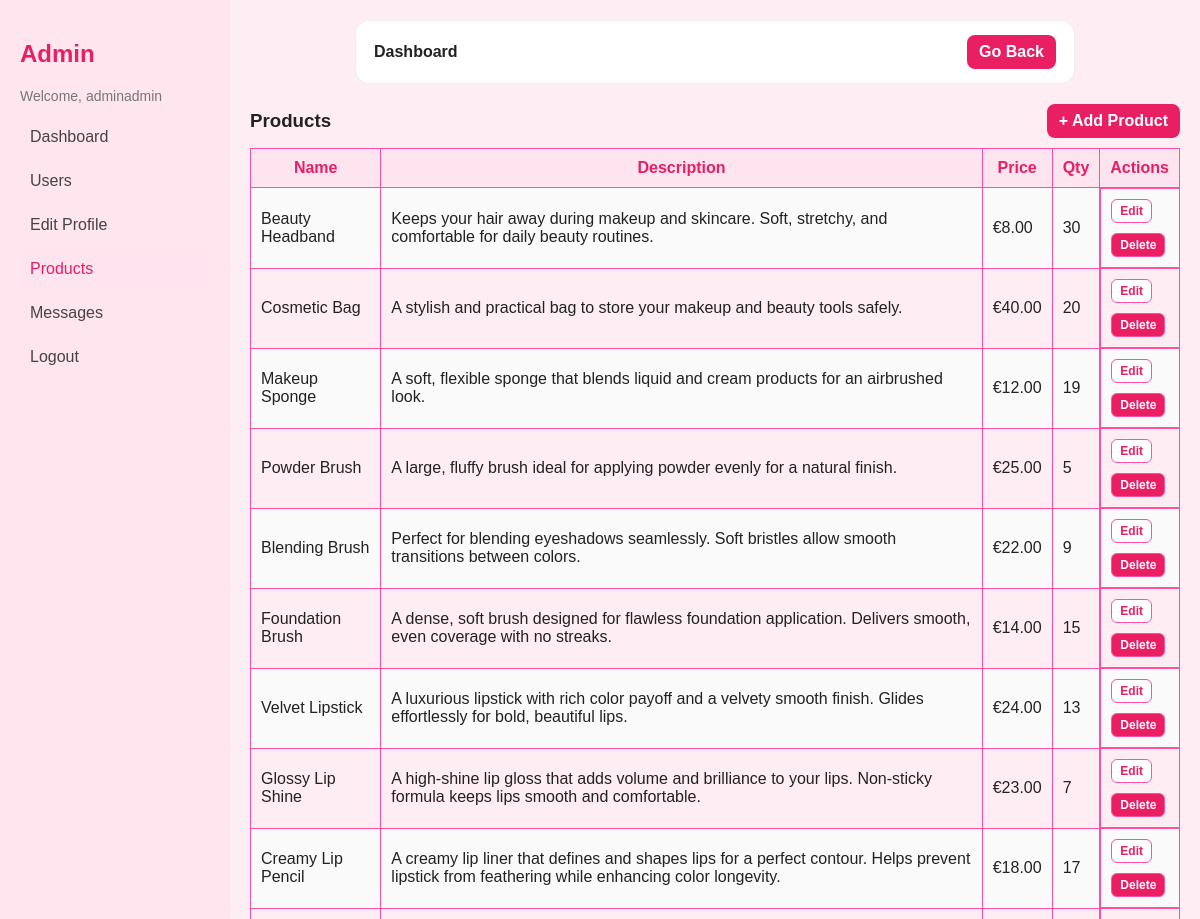
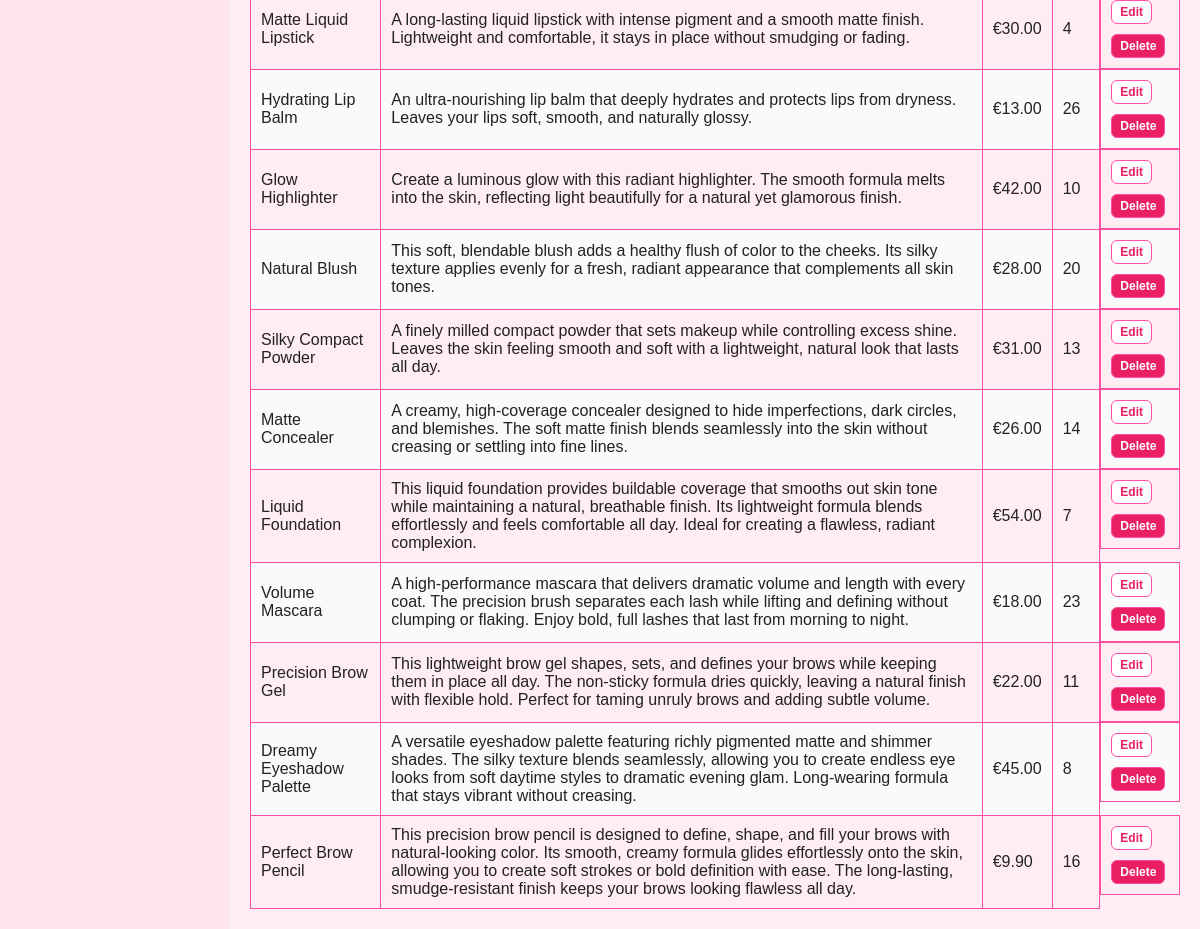
The app's page /admin/dashboard.php?page=products (signed in) with its own data (2 pictures, top to bottom).
### tables this page shows
CREATE TABLE `products` (
  `id` int(11) NOT NULL,
  `name` varchar(150) NOT NULL,
  `description` text NOT NULL,
  `price` decimal(10,2) NOT NULL,
  `sale_price` decimal(10,2) DEFAULT NULL,
  `quantity` int(11) NOT NULL,
  `created_at` timestamp NOT NULL DEFAULT current_timestamp(),
  `category` varchar(40) NOT NULL DEFAULT 'all',
  `image` varchar(255) NOT NULL DEFAULT 'img/default-product.png',
  `alt` varchar(150) NOT NULL DEFAULT 'Product image'
);

### repositories/ProductRepository.php (called while the page is built, shortened)
<?php
class ProductRepository implements IProductRepository {
    private PDO $conn;
    private string $table = "products";
    public function __construct(PDO $conn) {
        $this->conn = $conn;
    }
    public function getAll(): array {
    $sql = "SELECT id, name, category, image, alt, price, sale_price, quantity, description
            FROM {$this->table}
            ORDER BY id DESC";
    $stmt = $this->conn->prepare($sql);
    $stmt->execute();
    return $stmt->fetchAll();
    }
}

### admin/dashboard.php (the view, shortened to what this page needs)
<?php
    $db = new Database();
    $conn = $db->getConnection();
    $userModel = new User($conn);
    $users = $userModel->getAllUsers();
    $page = $_GET["page"] ?? "users";
    $adminName = $_SESSION["username"] ?? "admin";
    $stmt = $conn->prepare("SELECT COUNT(*) FROM contact_messages");
    $stmt->execute();
    $messagesCount = (int)$stmt->fetchColumn();
    $stmt = $conn->prepare("SELECT COUNT(*) FROM products");
    $stmt->execute();
    $productsCount = (int)$stmt->fetchColumn();
    require_once __DIR__ . "/../repositories/ProductRepository.php";
    $productRepo = new ProductRepository($conn);
    $products = [];
    if ($page === "products") {
      $products = $productRepo->getAll();
    }
?>
<!DOCTYPE html>
<html lang="en">
<head>
<link rel="stylesheet" href="dashboard.css">
</head>
<body class="admin-body">
<div class="layout">
  <aside class="sidebar">
    <h2>Admin</h2>
    <p class="welcome">Welcome, <?= htmlspecialchars($adminName) ?></p>
    <nav>
      <a class="<?= $page==='dashboard'?'active':'' ?>" href="?page=dashboard">Dashboard</a>
      <a class="<?= $page==='users'?'active':'' ?>" href="?page=users">Users</a>
      <a class="<?= $page==='profile'?'active':'' ?>" href="?page=profile">Edit Profile</a>
      <a class="<?= $page==='products'?'active':'' ?>" href="?page=products">Products</a>
      <a class="<?= $page==='messages'?'active':'' ?>" href="?page=messages">Messages</a>
      <a href="../logout.php">Logout</a>
    </nav>
  </aside>
  <main class="content">
    <header class="topbar"><span>Dashboard</span>
        <a class="btn-back" href="../index.php">Go Back</a>
    </header>
    <?php if ($page === "dashboard"): ?>
        <h3>Overview</h3>
        <div style="display:flex;gap:12px;">
            <div class="card">Total users: <b><?= count($users) ?></b></div>
            <div class="card">Total messages: <b><?= $messagesCount ?></b></div>
            <div class="card">Total products: <b><?= $productsCount ?></b></div>
        </div>
    <?php elseif ($page === "products"): ?>
  <div style="display:flex;align-items:center;justify-content:space-between;gap:12px;">
    <h3 style="margin:0;">Products</h3>
    <a class="btn-back" href="products/add.php">+ Add Product</a>
  </div>
  <table>
    <tr>
      <th>Name</th><th>Description</th><th>Price</th><th>Qty</th><th>Actions</th>
    </tr>
    <?php foreach ($products as $p): ?>
      <tr>
        <td><?= htmlspecialchars($p["name"]) ?></td>
        <td><?= htmlspecialchars($p["description"]) ?></td>
        <td>€<?= htmlspecialchars($p["price"]) ?></td>
        <td><?= (int)$p["quantity"] ?></td>
        <td class="actions">
          <a id="product-edit-<?= (int)$p["id"] ?>" class="btn-edit action-edit"
            href="products/edit.php?id=<?= (int)$p["id"] ?>">Edit</a>
          <button id="product-delete-<?= (int)$p["id"] ?>" class="btn-delete action-delete"
          type="submit" onclick="return confirm('Delete this product?')">
          Delete
          </button>
        </td>
      </tr>
    <?php endforeach; ?>
  </table>
<?php endif; ?>
  </main>
</div>
</body>
</html>

### admin/dashboard.css (style rules this page uses)
* { box-sizing:border-box;font-family: 'Verdana' , sans-serif; }
.admin-body { margin:0; background:#ffedf4; color:#222; font-family: 'Verdana' , sans-serif; }
.layout { display:flex;min-height:100vh }
.sidebar { width:230px; background:#fee5ee; padding:20px; border-right:1px solid #eee; }
.sidebar h2 { color:#e91e63 }
.sidebar .welcome { font-size:14px;color:#777 }
.sidebar nav a { display:block; padding:10px; margin:6px 0; color:#444; text-decoration:none; border-radius:6px; }
.sidebar nav a:hover, .sidebar nav a.active { background:#fde4ef; color:#e91e63; }
.content { flex:1;padding:20px }
.topbar { background:#ffffff; padding:12px; font-weight:bold; border-radius:8px; margin-bottom:20px; color:#222; border:1px solid #eee }
table { width:100%; border-collapse:collapse; margin-top:10px; }
th,td { padding:10px; border:1px solid #ff4fa3; }
th { background:#fde4ef;color:#e91e63 }
tr:nth-child(even) { background:#fafafa }
.topbar { display:flex; align-items:center; justify-content:space-between; }
.btn-back { padding:8px 12px; border-radius:8px; text-decoration:none; background:#e91e63; color:#fff; font-weight:700; }
.topbar { max-width: 720px; margin: 0 auto 20px; padding: 14px 18px; border-radius: 14px; }
.content > .topbar { max-width: 720px !important; margin-left: auto !important; margin-right: auto !important; }
td.actions { display:flex; flex-direction:column; gap:10px; align-items:flex-start; }
td.actions a.action-edit { display:inline-block; padding:4px 8px; border-radius:6px; text-decoration:none; background:#fff; border:1px solid #ff4fa3; color:#e91e63; font-weight:700; font-size:12px; }
td.actions button.action-delete { padding:4px 8px; border-radius:6px; border:1px solid #ff4fa3; background:#e91e63; color:#fff; font-weight:800; cursor:pointer; font-size:12px; }

### records on screen
products: name "Beauty Headband", description "Keeps your hair away during makeup and skincare. Soft, stretchy, and comfortable for daily beauty routines.", price "8.00", quantity "30"
products: name "Cosmetic Bag", description "A stylish and practical bag to store your makeup and beauty tools safely.", price "40.00", quantity "20"
products: name "Makeup Sponge", description "A soft, flexible sponge that blends liquid and cream products for an airbrushed look.", price "12.00", quantity "19"
products: name "Powder Brush", description "A large, fluffy brush ideal for applying powder evenly for a natural finish.", price "25.00", quantity "5"
products: name "Blending Brush", description "Perfect for blending eyeshadows seamlessly. Soft bristles allow smooth transitions between colors.", price "22.00", quantity "9"
products: name "Foundation Brush", description "A dense, soft brush designed for flawless foundation application. Delivers smooth, even coverage with no streaks.", price "14.00", quantity "15"
products: name "Velvet Lipstick", description "A luxurious lipstick with rich color payoff and a velvety smooth finish. Glides effortlessly for bold, beautiful lips.", price "24.00", quantity "13"
products: name "Glossy Lip Shine", description "A high-shine lip gloss that adds volume and brilliance to your lips. Non-sticky formula keeps lips smooth and comfortable.", price "23.00", quantity "7"
products: name "Creamy Lip Pencil", description "A creamy lip liner that defines and shapes lips for a perfect contour. Helps prevent lipstick from feathering while enhancing color longevity.", price "18.00", quantity "17"
products: name "Matte Liquid Lipstick", description "A long-lasting liquid lipstick with intense pigment and a smooth matte finish. Lightweight and comfortable, it stays in place without smudging or fading.", price "30.00", quantity "4"
products: name "Hydrating Lip Balm", description "An ultra-nourishing lip balm that deeply hydrates and protects lips from dryness. Leaves your lips soft, smooth, and naturally glossy.", price "13.00", quantity "26"
products: name "Glow Highlighter", description "Create a luminous glow with this radiant highlighter. The smooth formula melts into the skin, reflecting light beautifully for a natural yet glamorous finish.", price "42.00", quantity "10"
products: name "Natural Blush", description "This soft, blendable blush adds a healthy flush of color to the cheeks. Its silky texture applies evenly for a fresh, radiant appearance that complements all skin tones.", price "28.00", quantity "20"
products: name "Silky Compact Powder", description "A finely milled compact powder that sets makeup while controlling excess shine. Leaves the skin feeling smooth and soft with a lightweight, natural look that lasts all day.", price "31.00", quantity "13"
products: name "Matte Concealer", description "A creamy, high-coverage concealer designed to hide imperfections, dark circles, and blemishes. The soft matte finish blends seamlessly into the skin without creasing or settling into fine lines.", price "26.00", quantity "14"
products: name "Liquid Foundation", description "This liquid foundation provides buildable coverage that smooths out skin tone while maintaining a natural, breathable finish. Its lightweight formula blends effortlessly and feels comfortable all day. Ideal for creating a flawless, radiant complexion.", price "54.00", quantity "7"
products: name "Volume Mascara", description "A high-performance mascara that delivers dramatic volume and length with every coat. The precision brush separates each lash while lifting and defining without clumping or flaking. Enjoy bold, full lashes that last from morning to night.", price "18.00", quantity "23"
products: name "Precision Brow Gel", description "This lightweight brow gel shapes, sets, and defines your brows while keeping them in place all day. The non-sticky formula dries quickly, leaving a natural finish with flexible hold. Perfect for taming unruly brows and adding subtle volume.", price "22.00", quantity "11"
products: name "Dreamy Eyeshadow Palette", description "A versatile eyeshadow palette featuring richly pigmented matte and shimmer shades. The silky texture blends seamlessly, allowing you to create endless eye looks from soft daytime styles to dramatic evening glam. Long-wearing formula that stays vibrant without creasing.", price "45.00", quantity "8"
products: name "Perfect Brow Pencil", description "This precision brow pencil is designed to define, shape, and fill your brows with natural-looking color. Its smooth, creamy formula glides effortlessly onto the skin, allowing you to create soft strokes or bold definition with ease. The long-lasting, smudge-resistant finish keeps your brows looking flawless all day.", price "9.90", quantity "16"

### other values on screen
$adminName "adminadmin"
